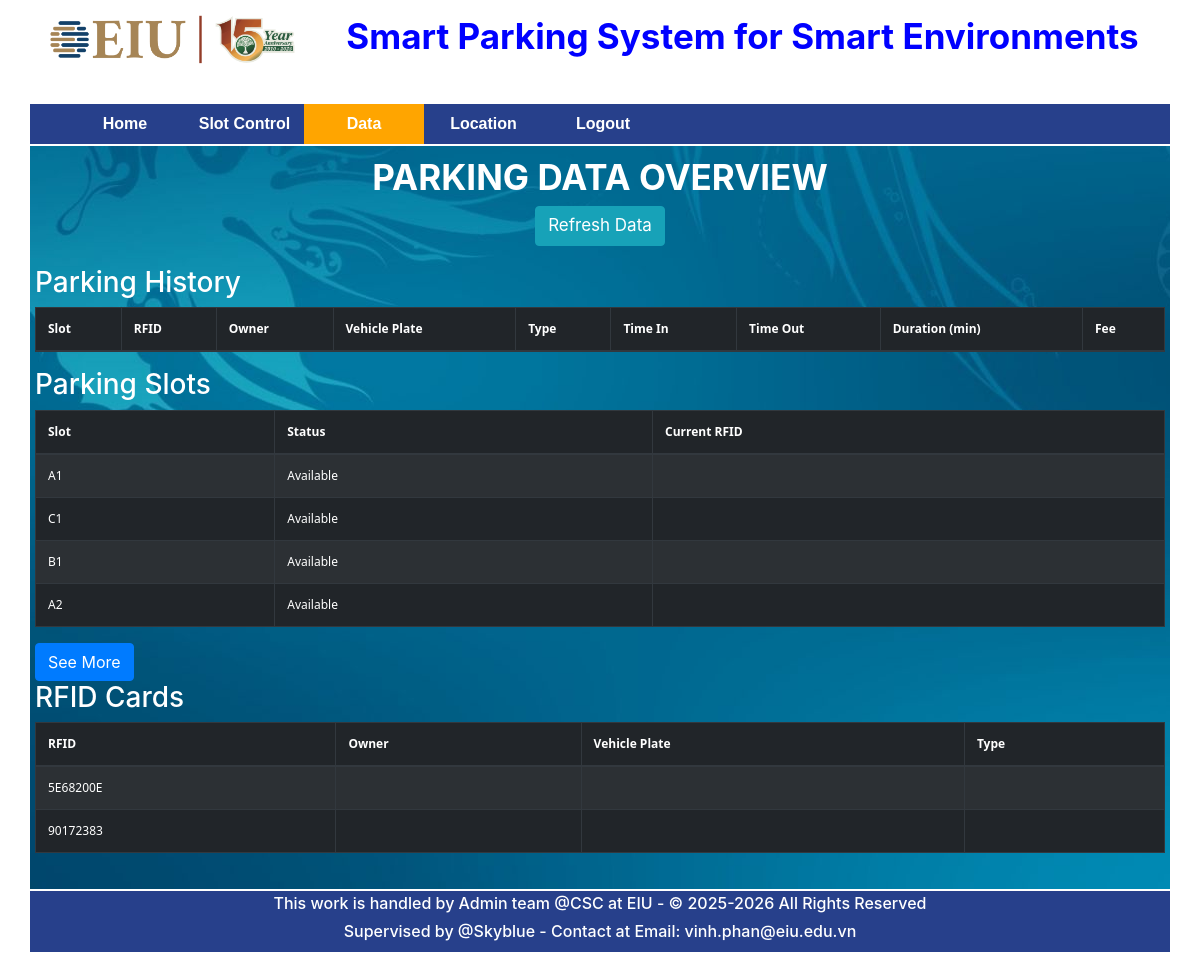
The app's page /data.php (signed in), older data.
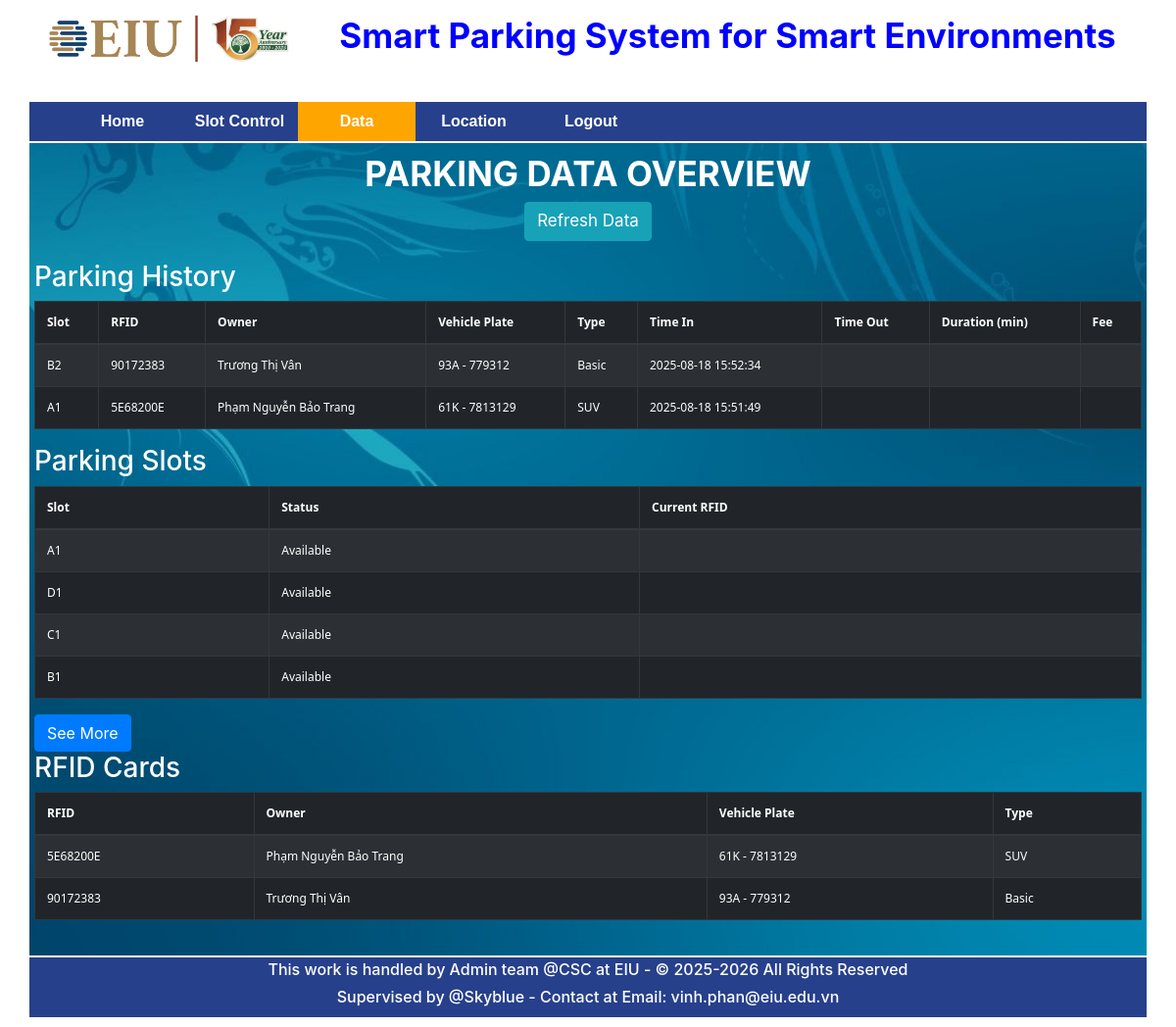
The same page, newer data.
### tables this page shows
CREATE TABLE `parkingslot` (
  `SlotID` int(11) NOT NULL,
  `SlotCode` varchar(10) NOT NULL,
  `Area` varchar(5) DEFAULT NULL,
  `Status` tinyint(4) DEFAULT 0,
  `CurrentRFID` varchar(20) DEFAULT NULL
);

CREATE TABLE `rfidcard` (
  `RFID` varchar(20) NOT NULL,
  `OwnerName` varchar(50) DEFAULT NULL,
  `VehiclePlate` varchar(15) DEFAULT NULL,
  `Type` varchar(10) DEFAULT NULL
);

CREATE TABLE `parkinghistory` (
  `HistoryID` int(20) NOT NULL,
  `RFID` varchar(20) DEFAULT NULL,
  `SlotID` int(11) DEFAULT NULL,
  `TimeIn` datetime DEFAULT NULL,
  `TimeOut` datetime DEFAULT NULL,
  `Duration` int(11) DEFAULT NULL,
  `Fee` decimal(10,2) DEFAULT NULL
);

### includes/graph_draw.php (the view, shortened to what this page needs)
<?php
include("./php/connectSQL.php");
$sql = "SELECT SlotID, CONCAT(Area, SlotCode) AS SlotName, Status, CurrentRFID FROM parkingslot ORDER BY SlotCode ASC";
$result = mysqli_query($conn, $sql);
$parkingSlots = mysqli_fetch_all($result, MYSQLI_ASSOC);
$sql = "SELECT ph.*, CONCAT(ps.Area, ps.SlotCode) AS SlotName, rc.OwnerName, rc.VehiclePlate, rc.Type
        FROM parkinghistory ph
        JOIN parkingslot ps ON ph.SlotID = ps.SlotID
        JOIN rfidcard rc ON ph.RFID = rc.RFID
        ORDER BY ph.TimeIn DESC";
$result = mysqli_query($conn, $sql);
$parkingHistory = mysqli_fetch_all($result, MYSQLI_ASSOC);
$sql = "SELECT * FROM rfidcard ORDER BY RFID ASC";
$result = mysqli_query($conn, $sql);
$rfidCards = mysqli_fetch_all($result, MYSQLI_ASSOC);
?>
<h3 style="color:white;">Parking History</h3>
<div class="table-responsive">
    <table class="table table-bordered table-striped table-dark">
        <thead>
            <tr>
                <th>Slot</th>
                <th>RFID</th>
                <th>Owner</th>
                <th>Vehicle Plate</th>
                <th>Type</th>
                <th>Time In</th>
                <th>Time Out</th>
                <th>Duration (min)</th>
                <th>Fee</th>
            </tr>
        </thead>
        <tbody>
            <?php foreach ($parkingHistory as $history): ?>
                <tr>
                    <td><?= htmlspecialchars($history['SlotName']) ?></td>
                    <td><?= htmlspecialchars($history['RFID']) ?></td>
                    <td><?= htmlspecialchars($history['OwnerName']) ?></td>
                    <td><?= htmlspecialchars($history['VehiclePlate']) ?></td>
                    <td><?= htmlspecialchars($history['Type']) ?></td>
                    <td><?= htmlspecialchars($history['TimeIn']) ?></td>
                    <td><?= htmlspecialchars($history['TimeOut']) ?></td>
                    <td><?= htmlspecialchars($history['Duration']) ?></td>
                    <td><?= htmlspecialchars($history['Fee']) ?></td>
                </tr>
            <?php endforeach; ?>
        </tbody>
    </table>
</div>
<h3 style="color:white;">Parking Slots</h3>
<div class="table-responsive">
    <table class="table table-bordered table-striped table-dark" id="parkingSlotsTable">
        <thead>
            <tr>
                <th>Slot</th>
                <th>Status</th>
                <th>Current RFID</th>
            </tr>
        </thead>
        <tbody>
            <?php foreach ($parkingSlots as $index => $slot): ?>
                <tr class="<?= $index >= 4 ? 'hidden-row' : '' ?>">
                    <td><?= htmlspecialchars($slot['SlotName']) ?></td>
                    <td><?= $slot['Status'] ? 'Occupied' : 'Available' ?></td>
                    <td><?= htmlspecialchars($slot['CurrentRFID']) ?></td>
                </tr>
            <?php endforeach; ?>
        </tbody>
    </table>
    <?php if (count($parkingSlots) > 4): ?>
        <button id="seeMoreBtn" class="btn btn-primary">See More</button>
    <?php endif; ?>
</div>
<h3 style="color:white;">RFID Cards</h3>
<div class="table-responsive">
    <table class="table table-bordered table-striped table-dark">
        <thead>
            <tr>
                <th>RFID</th>
                <th>Owner</th>
                <th>Vehicle Plate</th>
                <th>Type</th>
            </tr>
        </thead>
        <tbody>
            <?php foreach ($rfidCards as $card): ?>
                <tr>
                    <td><?= htmlspecialchars($card['RFID']) ?></td>
                    <td><?= htmlspecialchars($card['OwnerName']) ?></td>
                    <td><?= htmlspecialchars($card['VehiclePlate']) ?></td>
                    <td><?= htmlspecialchars($card['Type']) ?></td>
                </tr>
            <?php endforeach; ?>
        </tbody>
    </table>
</div>

### data.php (shortened to what this page needs)
<?php
if ($_SESSION['LoginInto'] == "TRUE") {
   $current = 'data';
   require_once("includes/header.php");
} else {
   header('Location: /smartparking/login.php');
}
?>
<div class="wrap" style="background: url(image/3.jpg);">
   <div class="row">
      <div class="col-12" style="text-align: center;">
         <h2 class="Title" style="color: white">PARKING DATA OVERVIEW</h2>
         <button id="refresh_data" class="btn btn-info" style="font-size: 17px;">Refresh Data</button>
      </div>
   </div>
   <div class="row" style="padding: 20px;">
      <?php include("./includes/graph_draw.php"); ?>
   </div>
</div>
<?php require_once("includes/footer.php"); ?>

### includes/header.php (shortened to what this page needs)
<!DOCTYPE html>
<html lang="en">
<head>
   <link rel="stylesheet" href="css/bootstrap.css">
    <link rel="stylesheet" href="css/style.css">
    <link rel="stylesheet" href="css/morris.css">
    <link href='css/simplelightbox.min.css' rel='stylesheet' type='text/css'>
</head>
<body>
    <div class="wrap" >
        <div class="row" style="width: 100%; margin-left: auto; margin-right: auto">
            <div class="col-3" style="text-align: center;">
                <img class="logo" src="image/eiulogo1.png">
            </div>
            <div class="col-9" style="text-align: center;">
                <div class="Title">Smart Parking System for Smart Environments</div>
            </div>
        </div>
        <div class="example2">
        </div>
        <div class="row" style="width: 100%; margin-left: auto; margin-right: auto">
            <div id="nav">
                <ul>
                    <li <?php if($current == 'home') {echo 'class="current"';} ?>><a href="/smartparking/index.php" style="font-family: sans-serif;font-weight: bold;">Home</a></li>
                    <li <?php if($current == 'control') {echo 'class="current"';} ?>><a href="/smartparking/control.php" style="font-family: sans-serif;font-weight: bold;" id="activeControl"> Slot Control</a></li>
                    <li <?php if($current == 'data') {echo 'class="current"';} ?>><a href="#" style="font-family: sans-serif;font-weight: bold;">Data</a>
                    </li>
                    <li <?php if($current == 'location') {echo 'class="current"';} ?>><a href="/smartparking/location.php" style="font-family: sans-serif;font-weight: bold;">Location</a></li>
                    <li><a href="/smartparking/index.php?logout='1'" style="font-family: sans-serif;font-weight: bold;">Logout</a></li>
                </ul>
            </div>
        </div>
    </div>

### includes/footer.php
<div class="footer">
    <div class="wrap" style="background: #27408B;padding:3px;">
    <div>
        <div class="row">
            <div class="col-sm-12" style="text-align: center;">
                <h5 style="font-size: 16px"> This work is handled by Admin team @CSC at EIU - &copy 2025-2026 All Rights Reserved  </h5>
                <h5 style="font-size: 16px"> Supervised by @Skyblue - Contact at Email: vinh.phan@eiu.edu.vn</h5>
            </div>
        </div>
    </div>
    </div>
</div>
</body>
</html>

### css/style.css (style rules this page uses)
body { background-size: cover; background-repeat: repeat; background-position: center; height: 100%; }
.current { background:orange; }
.wrap { width: 95%; margin-left: auto; margin-right: auto; }
.logo { max-width: 100%; max-height: 100px; width: auto; padding-top: 10px; text-align: right; }
.Title { padding-top: 10px; font-weight: bold; font-size: 35px; text-align: center; color: blue; }
.example2 { height: 35px; overflow: hidden; position: relative; font-weight: bold; width: 100%; padding-top: 8px; }
#nav { width: 100%; }
#nav ul { background: #27408B; list-style-type: none; text-align: left; z-index: 99; margin-bottom: 2px; }
#nav li { color: #f1f1f1; display: inline-block; width: 120px; height: 40px; line-height: 40px; margin-left: -5px; text-align: center; }
#nav a { text-decoration: none; color: #fff; display: block; }
#nav li { position: relative; }
.footer { margin-bottom: 0px; padding-bottom: 10px; padding-top: 2px; text-align: center; color: white; font-weight: bold; }
table { margin: auto; font-family: "Lucida Sans Unicode", "Lucida Grande", "Segoe Ui"; font-size: 12px; }
table td { transition: all .5s; }
a:link, a:hover, a:active, a:visited { color:#00addc; }
img { border:0; }

Row changes from the older to the newer data that the page shows:
no longer on this page (row unchanged): parkingslot: SlotName "A2", Status "Available"
added parkinghistory: SlotName "B2", RFID "90172383", RFID.OwnerName "Trương Thị Vân", RFID.VehiclePlate "93A - 779312", RFID.Type "Basic", TimeIn "2025-08-18 15:52:34"
added parkinghistory: SlotName "A1", RFID "5E68200E", RFID.OwnerName "Phạm Nguyễn Bảo Trang", RFID.VehiclePlate "61K - 7813129", RFID.Type "SUV", TimeIn "2025-08-18 15:51:49"
now on this page (row edited): parkingslot: SlotName "D1", Status "Available"
changed rfidcard "5E68200E": OwnerName (not shown) → "Phạm Nguyễn Bảo Trang"; VehiclePlate (not shown) → "61K - 7813129"; Type (not shown) → "SUV"
changed rfidcard id 90172383: OwnerName (not shown) → "Trương Thị Vân"; VehiclePlate (not shown) → "93A - 779312"; Type (not shown) → "Basic"
